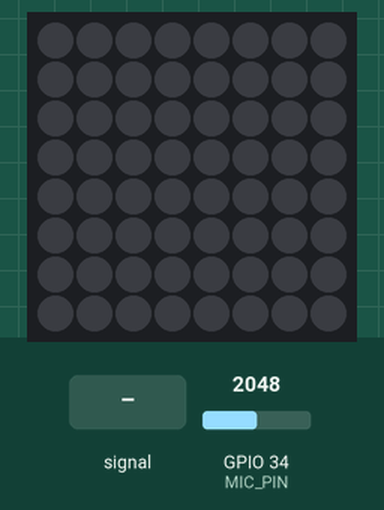
This sketch was run on a simulated ESP32. On the bench: 8×8 RGB LED matrix (first LED top left, wired row by row). The inputs (shaded band) are chosen by the test bench; at power-on: GPIO 34 (MIC_PIN) = 2048. Dim RGB values are drawn brighter than linear; WiFi joins after 1.5 s; servers stay silent unless stated; what the sketch prints to the serial monitor is not drawn.

Above: at 2.7 s.
2.8 s: GPIO 34 (MIC_PIN) fed a 200 Hz sine of ±1023 counts around its level
At 3.73 s:
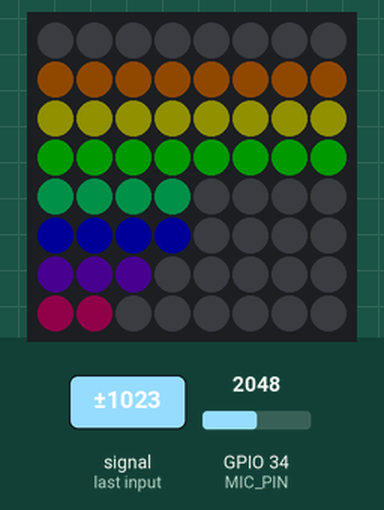
5.0 s: GPIO 34 (MIC_PIN) fed a 2 Hz sine of ±1228 counts around its level
At 5.43 s:
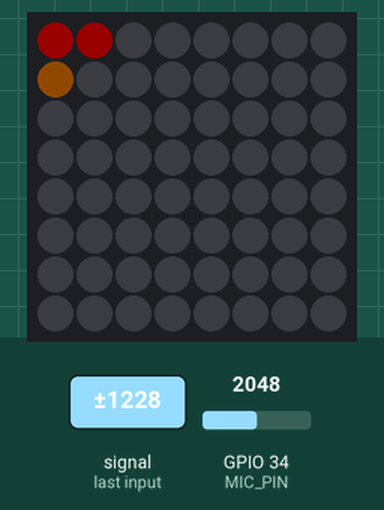
7.1 s: GPIO 34 (MIC_PIN) fed a 50 Hz sine of ±1228 counts around its level
At 7.98 s:
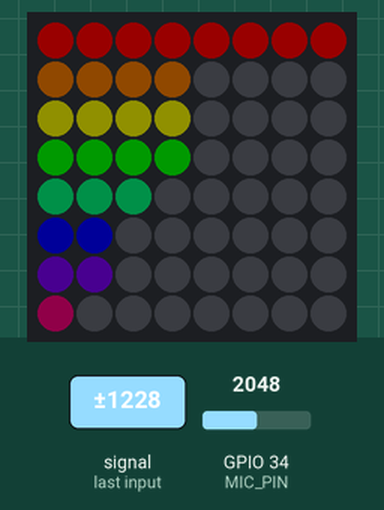
10.1 s: GPIO 34 (MIC_PIN) fed a 200 Hz sine of ±327 counts around its level
At 10.85 s:
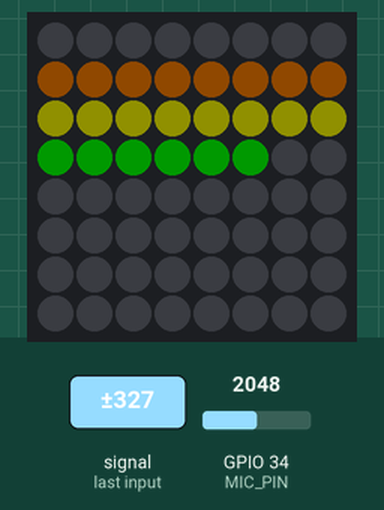
12.1 s: GPIO 34 (MIC_PIN) fed a 200 Hz sine of ±1023 counts around its level
At 12.48 s:
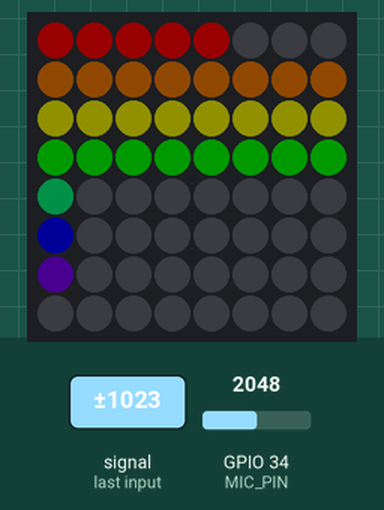
13.8 s: GPIO 34 (MIC_PIN) set to 2866
At 14.9 s:
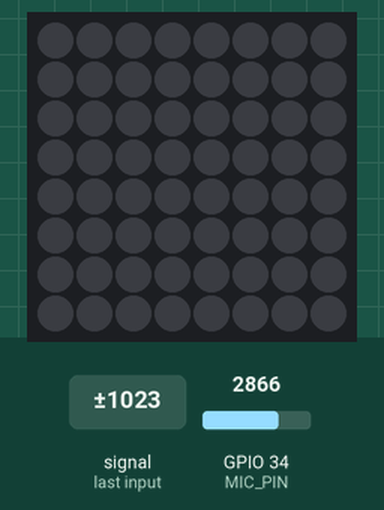
Timing chart, 0 to 16.3 s (numbered marks = the images above; inputs shaded):
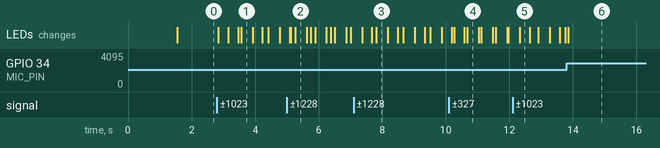

The sketch:

04_FFT_Visualizer_With_Web.ino
```cpp
#include <WiFi.h>
#include <WebServer.h>
#include <WebSocketsServer.h>
#include <FastLED.h>
#include <arduinoFFT.h>

// IMPORTING THE DASHBOARD
#include "web_interface.h"

// --- CONFIG ---
#define MIC_PIN 34
#define LED_PIN 18
#define NUM_LEDS 64
#define NUM_COLS 8
#define NUM_ROWS 8

#define SAMPLES 256
#define SAMPLING_FREQ 8000

// --- WIFI CREDENTIALS ---
// Must match your home router for Chart.js to load!
const char* ssid = "YOUR_WIFI_NAME";
const char* password = "YOUR_WIFI_PASSWORD";

// --- OBJECTS ---
CRGB leds[NUM_LEDS];
double vReal[SAMPLES];
double vImag[SAMPLES];
ArduinoFFT<double> FFT = ArduinoFFT<double>(vReal, vImag, SAMPLES, SAMPLING_FREQ);

WebServer server(80);
WebSocketsServer ws(81);

// --- STATE VARIABLES ---
int sensitivity = 50;
int brightness = 40;
int mode = 0; // 0=Rainbow, 1=Fire, 2=Matrix
unsigned long lastSocketSend = 0;

int XY(int x, int y) {
  return (x % 2 == 0) ? x * NUM_ROWS + y : x * NUM_ROWS + (NUM_ROWS - 1 - y);
}

void setup() {
  Serial.begin(115200);

  // LED Setup
  FastLED.addLeds<WS2812B, LED_PIN, GRB>(leds, NUM_LEDS);
  FastLED.setBrightness(brightness);

  // WiFi Setup (Station Mode)
  WiFi.mode(WIFI_STA);
  WiFi.begin(ssid, password);
  Serial.print("Connecting to WiFi");
  while (WiFi.status() != WL_CONNECTED) { delay(500); Serial.print("."); }
  Serial.println("\nCONNECTED!");
  Serial.print("DASHBOARD URL: http://"); Serial.println(WiFi.localIP());

  // Server Setup
  server.on("/", []() { server.send(200, "text/html", index_html); });
  server.begin();

  // WebSocket Setup
  ws.begin();
  ws.onEvent(webSocketEvent);
}

void loop() {
  ws.loop();
  server.handleClient();

  // 1. Sampling
  unsigned long t = micros();
  unsigned long sampling_period_us = round(1000000.0 / SAMPLING_FREQ);

  for (int i = 0; i < SAMPLES; i++) {
    vReal[i] = analogRead(MIC_PIN) - 2048;
    vImag[i] = 0;
    while (micros() - t < sampling_period_us);
    t += sampling_period_us;
  }

  // 2. FFT
  FFT.windowing(FFT_WIN_TYP_HAMMING, FFT_FORWARD);
  FFT.compute(FFT_FORWARD);
  FFT.complexToMagnitude();

  // 3. Process & Display
  int bandValues[8];
  fill_solid(leds, NUM_LEDS, CRGB::Black);

  for (int i = 0; i < NUM_COLS; i++) {
    // Average bins for stability
    int val = (vReal[i*2 + 2] + vReal[i*2 + 3]) / 2;

    // Apply Sensitivity Slider
    // Lower sensitivity value = Higher threshold (less sensitive)
    int threshold = map(sensitivity, 1, 100, 2000, 100);

    int height = map(val, 100, threshold, 0, NUM_ROWS);
    height = constrain(height, 0, NUM_ROWS);
    bandValues[i] = height * 32; // Scale for graph (0-255)

    for (int y = 0; y < height; y++) {
      int idx = XY(i, y);
      if(mode == 0) leds[idx] = CHSV(i * 32, 255, 200);       // Rainbow
      if(mode == 1) leds[idx] = CHSV(0 + (y*28), 255, 200);   // Fire
      if(mode == 2) leds[idx] = CHSV(96, 255, 200);           // Matrix Green
    }
  }
  FastLED.show();

  // 4. Send Data to Dashboard (Limit to 20 FPS)
  if (millis() - lastSocketSend > 50) {
    String json = "{\"fft\":[";
    for(int i=0; i<8; i++) {
      json += String(bandValues[i]) + (i<7 ? "," : "");
    }
    json += "], \"fps\":" + String(FastLED.getFPS()) + "}";
    ws.broadcastTXT(json);
    lastSocketSend = millis();
  }
}

// 5. Handle Commands from Dashboard
void webSocketEvent(uint8_t num, WStype_t type, uint8_t * payload, size_t length) {
  if (type == WStype_TEXT) {
    String text = (char*)payload;
    char command = text.charAt(0);
    int value = text.substring(2).toInt();

    if (command == 'B') {
      FastLED.setBrightness(value);
      brightness = value;
    }
    if (command == 'S') {
      sensitivity = value;
    }
    if (command == 'M') {
      mode = value;
    }
  }
}
```

web_interface.h
```cpp
// web_interface.h
const char index_html[] PROGMEM = R"rawliteral(
<!DOCTYPE html>
<html lang="en">
<head>
  <meta charset="UTF-8">
  <meta name="viewport" content="width=device-width, initial-scale=1.0">
  <title>ESP32 Spectrum</title>
  <script src="https://cdn.jsdelivr.net/npm/chart.js"></script>
  <style>
    /* Dark Mode Styling */
    body { background-color: #121212; color: #e0e0e0; font-family: 'Segoe UI', Tahoma, Geneva, Verdana, sans-serif; text-align: center; padding: 20px; }
    h2 { color: #bb86fc; letter-spacing: 2px; text-transform: uppercase; }

    /* Container for the graph */
    .chart-container { position: relative; height: 300px; width: 100%; max-width: 800px; margin: 0 auto; }

    /* Sliders and Inputs */
    .control-group { background: #1e1e1e; padding: 15px; margin: 15px auto; border-radius: 12px; max-width: 400px; box-shadow: 0 4px 6px rgba(0,0,0,0.3); }
    label { display: block; margin-bottom: 10px; font-weight: bold; color: #03dac6; }
    input[type=range] { width: 100%; accent-color: #bb86fc; cursor: pointer; }

    /* Buttons */
    .btn-group { margin-top: 10px; }
    button { background: #333; color: white; border: 1px solid #bb86fc; padding: 10px 20px; margin: 5px; cursor: pointer; border-radius: 20px; transition: 0.2s; }
    button:hover { background: #bb86fc; color: black; font-weight: bold; }

    /* Status Footer */
    #status { font-size: 0.8rem; color: #666; margin-top: 30px; }
  </style>
</head>
<body>

  <h2> Audio Visualizer</h2>

  <div class="chart-container">
    <canvas id="spectrumChart"></canvas>
  </div>

  <div class="control-group">
    <label>Brightness: <span id="valBright">40</span></label>
    <input type="range" min="0" max="255" value="40" oninput="send('B', this.value)">

    <label>Sensitivity: <span id="valSens">50</span></label>
    <input type="range" min="1" max="100" value="50" oninput="send('S', this.value)">

    <label>Mode Select</label>
    <div class="btn-group">
      <button onclick="send('M', 0)"> Rainbow</button>
      <button onclick="send('M', 1)"> Fire</button>
      <button onclick="send('M', 2)"> Matrix</button>
    </div>
  </div>

  <div id="status">Status: Connecting... | FPS: 0</div>

<script>
  // --- JAVASCRIPT LOGIC ---
  var gateway = `ws://${window.location.hostname}:81/`;
  var websocket;
  var ctx = document.getElementById('spectrumChart').getContext('2d');

  // Configure the Chart
  var chart = new Chart(ctx, {
      type: 'bar',
      data: {
          labels: ['Bass', 'Low-Mid', 'Mid', 'High-Mid', 'High', 'Pres', 'Brill', 'Air'],
          datasets: [{
              label: 'Amplitude',
              data: [0,0,0,0,0,0,0,0],
              backgroundColor: [
                '#FF0000', '#FF7F00', '#FFFF00', '#00FF00',
                '#0000FF', '#4B0082', '#9400D3', '#FFFFFF'
              ],
              borderRadius: 5,
              borderSkipped: false
          }]
      },
      options: {
          responsive: true,
          maintainAspectRatio: false,
          animation: false, // CRITICAL: Disable animation for real-time performance
          scales: {
              y: { min: 0, max: 255, display: false }, // Hide Y axis for clean look
              x: { ticks: { color: '#888' }, grid: { display: false } }
          },
          plugins: { legend: { display: false } }
      }
  });

  // WebSocket Handling
  function initWebSocket() {
    websocket = new WebSocket(gateway);
    websocket.onopen = () => { document.getElementById('status').innerText = "Status: Connected"; };
    websocket.onclose = () => { document.getElementById('status').innerText = "Status: Disconnected"; setTimeout(initWebSocket, 2000); };
    websocket.onmessage = (event) => {
      var data = JSON.parse(event.data);

      // Update Graph
      if (data.fft) {
        chart.data.datasets[0].data = data.fft;
        chart.update();
      }

      // Update FPS Counter
      if (data.fps) {
         var txt = document.getElementById('status').innerText.split('|')[0];
         document.getElementById('status').innerText = txt + "| FPS: " + data.fps;
      }
    };
  }

  // Send Commands to ESP32
  function send(key, value) {
    websocket.send(key + ":" + value);
    if(key === 'B') document.getElementById('valBright').innerText = value;
    if(key === 'S') document.getElementById('valSens').innerText = value;
  }

  window.onload = initWebSocket;
</script>
</body>
</html>
)rawliteral";
```

Measured:
- after the input at 2.8 s, the LEDs: first change after 0.05 s (image 1 shows a later state)
- after the input at 5.0 s, the LEDs: first change after 0.08 s (image 2 shows a later state)
- after the input at 10.1 s, the LEDs: first change after 0.08 s (image 4 shows a later state)
- after the input at 12.1 s, the LEDs: change after 0.23 s (image 5)
- after the input at 13.8 s, the LEDs: change after 0.05 s (image 6)
